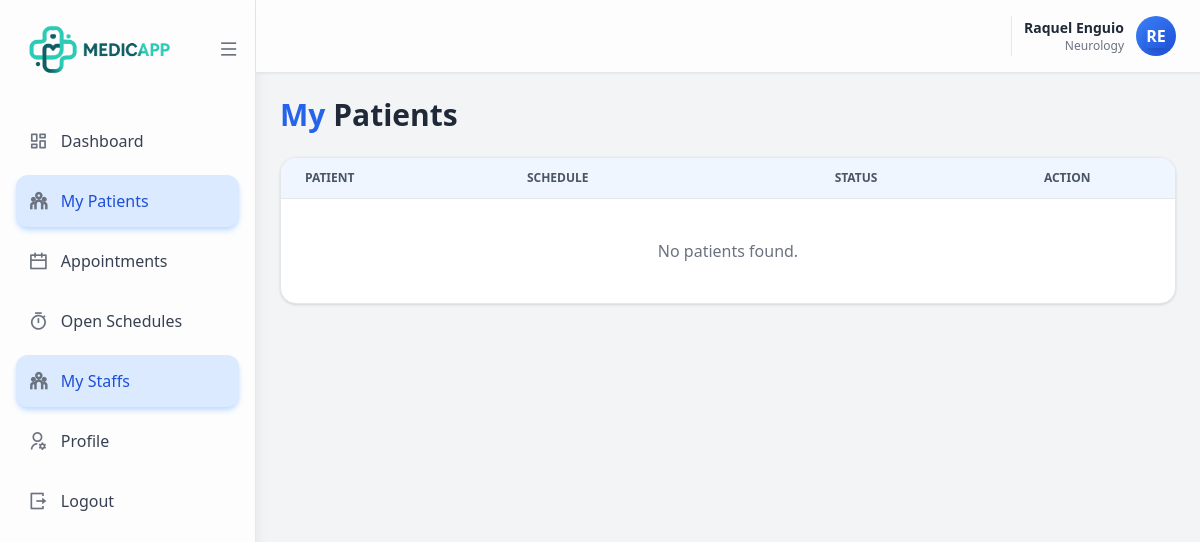
/doctor/patients (signed in), run on the app's committed database.
### app/models/doctor.py (models this page shows)
class Doctor(db.Model):
    __tablename__ = "doctor"
    doctor_id: Mapped[int] = mapped_column(Integer, primary_key=True, autoincrement=True)
    account_id: Mapped[int] = mapped_column(ForeignKey("account.account_id"), unique=True)
    firstname: Mapped[str] = mapped_column(String(50), nullable=False)
    middlename: Mapped[str] = mapped_column(String(50), nullable=True)
    lastname: Mapped[str] = mapped_column(String(50), nullable=False)
    age: Mapped[int] = mapped_column(Integer, nullable=False)
    bloodtype: Mapped[str] = mapped_column(String(10), nullable=True)
    height: Mapped[str] = mapped_column(String(10), nullable=True)
    weight: Mapped[str] = mapped_column(String(10), nullable=True)
    specialization: Mapped[str] = mapped_column(String(100), nullable=True)
    gender: Mapped[str] = mapped_column(String(10), nullable=False)
    dob: Mapped[str] = mapped_column(String(10), nullable=False)
    pob: Mapped[str] = mapped_column(String(100), nullable=False)
    civilstatus: Mapped[str] = mapped_column(String(20), nullable=False)
    degree: Mapped[str] = mapped_column(String(100), nullable=False)
    nationality: Mapped[str] = mapped_column(String(100), nullable=False)
    religion: Mapped[str] = mapped_column(String(100), nullable=False)
    phone: Mapped[str] = mapped_column(String(20), nullable=False)
    email: Mapped[str] = mapped_column(String(100), nullable=False)
    profile_image: Mapped[str | None] = mapped_column(String(255), nullable=True)
    status: Mapped[str] = mapped_column(String(50), nullable=False, default='active')
    created_at: Mapped[datetime] = mapped_column(DateTime, default=datetime.utcnow, nullable=False)
    account: Mapped["Account"] = relationship(back_populates="doctor")
    appointments: Mapped[list["Appointment"]] = relationship(back_populates="doctor")
    records: Mapped[list["MedicalRecord"]] = relationship(back_populates="doctor")
    doctor_schedule: Mapped["Doctor_Schedule"] = relationship(back_populates="doctor")
    secretary: Mapped["Doctor_Secretary"] = relationship(back_populates="doctor")

### app/routes/doctor/patients.py (the view, shortened to what this page needs)
@doctor_bp.route('/patients')
@login_required
def doctor_patients():
    if current_user.role != "doctor":
        return redirect (url_for('misc.forbidden'))
    doctor = None
    if current_user.role == "doctor":
        doctor = Doctor.query.filter_by(account_id=current_user.account_id).first()
    elif current_user.role == "secretary":
        secretary = Doctor_Secretary.query.filter_by(account_id=current_user.account_id).first()
        if not secretary:
            abort(403)
        doctor = secretary.doctor
    latest_subquery = (
        db.session.query(
            Appointment.patient_id,
            func.max(Appointment.appointment_id).label("latest_id")
        )
        .filter(Appointment.doctor_id == doctor.doctor_id)
        .group_by(Appointment.patient_id)
        .subquery()
    )
    records = (
        db.session.query(Patient, Appointment)
        .join(Appointment, Appointment.patient_id == Patient.patient_id)
        .join(
            latest_subquery,
            Appointment.appointment_id == latest_subquery.c.latest_id
        )
        .all()
    )
    patient_list = []
    return render_template(
        "doctor/doctor_patients.html",
        doctor=doctor,
        patients=patient_list
    )

### app/models/account.py (called while the page is built)
    @property
    def is_authenticated(self):
        return True

### app/routes/auth/login.py (called while the page is built)
@login_manager.user_loader
def load_user(account_id):
    return Account.query.get(int(account_id))

### app/templates/doctor/doctor_patients.html (shortened to what this page needs)
{% extends 'base/layout.html' %}
{% block content %}
<div class="w-full flex bg-gray-100">
    {% include 'doctor/doctor_sidebar.html' %}
    <div class="flex-1 flex flex-col">
        <header class="bg-white/80 backdrop-blur-md border-b border-gray-200 sticky top-0 z-40 shadow-sm">
            <div class="flex items-center justify-between px-6 py-4">
                <div class="flex items-center gap-4">
                    <button class="relative p-2 rounded-lg text-gray-600 hover:bg-gray-100 transition">
                    </button>
                    <div class="flex items-center gap-3 pl-3 border-l border-gray-200">
                        <div class="hidden sm:block text-right">
                            <p class="text-sm font-semibold text-gray-800">{{ doctor.firstname }} {{ doctor.lastname }}</p>
                            <p class="text-xs text-gray-500 capitalize">{{ doctor.specialization }}</p>
                        </div>
                        <a href="{{ url_for('doctor.doctor_profile', doctor_id=doctor.doctor_id) }}"
                            class="w-10 h-10 rounded-full bg-gradient-to-br from-blue-500 to-blue-700 flex items-center justify-center overflow-hidden">
                            {% if doctor.profile_image %}
                            <img src="{{ url_for('static', filename='/' ~ doctor.profile_image) }}"
                                alt="Dr. {{ doctor.firstname }} {{ doctor.lastname }}"
                                class="w-full h-full object-cover rounded-full">
                            {% else %}
                            <div class="text-white grid place-items-center font-semibold shadow-md group-hover:shadow-lg transition">
                                {{ doctor.firstname[0] }}{{ doctor.lastname[0] }}
                            </div>
                            {% endif %}
                        </a>
                    </div>
                </div>
            </div>
        </header>
        <div class="p-6">
            <h1 class="text-3xl font-bold text-gray-800 mb-6">
                <span class="text-blue-600">My</span> Patients
            </h1>
            <div class="bg-white rounded-2xl shadow border overflow-hidden">
                <table class="min-w-full divide-y divide-gray-200">
                    <thead class="bg-blue-50">
                        <tr>
                            <th class="px-6 py-3 text-xs font-semibold text-gray-600 uppercase text-left">
                                Patient
                            </th>
                            <th class="px-6 py-3 text-xs font-semibold text-gray-600 uppercase text-left">
                                Schedule
                            </th>
                            <th class="px-6 py-3 text-xs font-semibold text-gray-600 uppercase text-center">
                                Status
                            </th>
                            <th class="px-6 py-3 text-xs font-semibold text-gray-600 uppercase text-center">
                                Action
                            </th>
                        </tr>
                    </thead>
                    <tbody class="divide-y divide-gray-100">
                        {% for p in patients %}
                        <tr class="hover:bg-blue-50 transition">
                            <td class="px-6 py-4 text-sm font-medium text-gray-800 uppercase">
                                {{ p.firstname }}
                                {{ p.lastname }}
                            </td>
                            <td class="px-6 py-4 text-sm text-gray-700">
                                {{ p.appointment.appointment_date }}
                                <span class="text-gray-400">•</span>
                                {{ p.appointment.appointment_time }}
                            </td>
                            <td class="px-6 py-4 text-center">
                                {% if p.appointment.status == 'Pending' %}
                                    <span class="px-3 py-1 rounded-full text-xs font-medium
                                                 bg-yellow-100 text-yellow-700">
                                        Pending
                                    </span>
                                {% elif p.appointment.status == 'Accepted' %}
                                    <span class="px-3 py-1 rounded-full text-xs font-medium
                                                 bg-blue-100 text-blue-700">
                                        Accepted
                                    </span>
                                {% elif p.appointment.status == 'Done' %}
                                    <span class="px-3 py-1 rounded-full text-xs font-medium
                                                 bg-green-100 text-green-700">
                                        Done
                                    </span>
                                {% else %}
                                    <span class="px-3 py-1 rounded-full text-xs font-medium
                                                 bg-gray-100 text-gray-600">
                                        {{ p.appointment.status }}
                                    </span>
                                {% endif %}
                            </td>
                            <td class="px-6 py-4 text-center">
                                <div class="flex justify-center items-center gap-3">
                                    <a href="{{ url_for('doctor.view_appointments') }}?patient={{ p.firstname }} {{ p.lastname }}"
                                        class="text-blue-600 hover:text-blue-800 transition"
                                        title="View Appointments">
                                        <i class="fas fa-eye text-lg"></i>
                                    </a>
                                    {% if p.appointment.status == 'Done' %}
                                    <button onclick="openPaymentModal({{ p.appointment.appointment_id }},
                                            '{{ p.appointment.firstname }} {{ p.appointment.lastname }}',
                                            'P-00{{ p.appointment.patient_id }}',
                                            '{{ p.appointment.appointment_time }}');"
                                        title="Process Payment">
                                        <i class="fas fa-credit-card text-lg"></i>
                                    </button>
                                    {% endif %}
                                    <a href="{{ url_for('patient.viewProfile',
                                                patient_id=p.appointment.patient_id) }}"
                                        class="text-purple-600 hover:text-purple-800 transition"
                                        title="View Medical Records"
                                        target="_blank"
                                    >
                                        <i class="fas fa-file-medical text-lg"></i>
                                    </a>
                                </div>
                            </td>
                        </tr>
                        {% else %}
                        <tr>
                            <td colspan="4" class="px-6 py-10 text-center text-gray-500">
                                No patients found.
                            </td>
                        </tr>
                        {% endfor %}
                    </tbody>
                </table>
            </div>
        </div>
    </div>
</div>
{% endblock %}

### data on the page
Doctor: firstname "Raquel", lastname "Enguio", specialization "Neurology", firstname "R", lastname "E"
